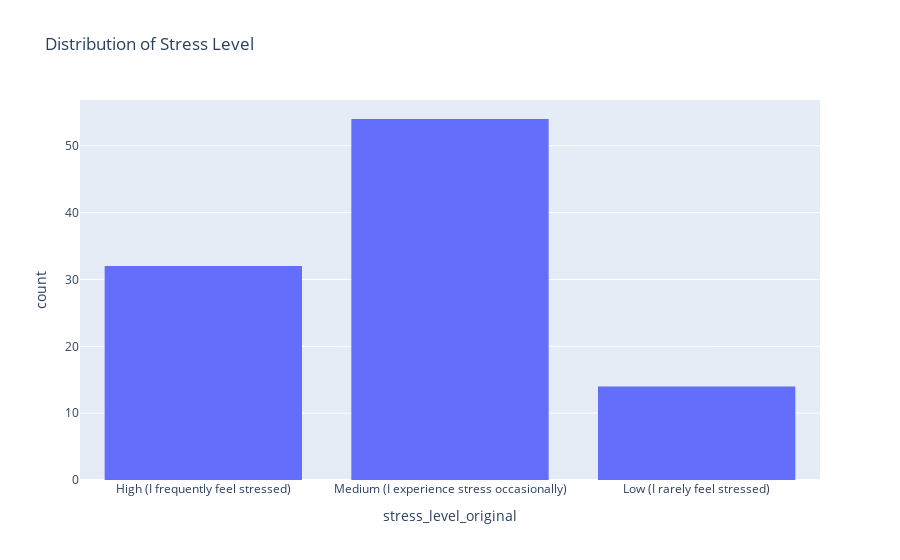

Source (notebook cell):
### Code cell
# Distribution of Stress Level
fig = px.histogram(df, x='stress_level_original', title='Distribution of Stress Level')
fig.show()

### Figure 1 — Plotly figure (JSON) as saved in the notebook; plotly's stock layout.template omitted (floating-point values rounded to 4 significant figures)
{"data": [{"alignmentgroup": "True", "bingroup": "x", "hovertemplate": "stress_level_original=%{x}<br>count=%{y}<extra></extra>", "legendgroup": "", "marker": {"color": "#636efa", "pattern": {"shape": ""}}, "name": "", "offsetgroup": "", "orientation": "v", "showlegend": false, "type": "histogram", "x": ["High (I frequently feel stressed)", "Medium (I experience stress occasionally)", "Medium (I experience stress occasionally)", "Low (I rarely feel stressed)", "Medium (I experience stress occasionally)", "Medium (I experience stress occasionally)", "Medium (I experience stress occasionally)", "High (I frequently feel stressed)", "Medium (I experience stress occasionally)", "Medium (I experience stress occasionally)", "Medium (I experience stress occasionally)", "High (I frequently feel stressed)", "Medium (I experience stress occasionally)", "High (I frequently feel stressed)", "Medium (I experience stress occasionally)", "Medium (I experience stress occasionally)", "Medium (I experience stress occasionally)", "Medium (I experience stress occasionally)", "High (I frequently feel stressed)", "High (I frequently feel stressed)", "High (I frequently feel stressed)", "Medium (I experience stress occasionally)", "Low (I rarely feel stressed)", "High (I frequently feel stressed)", "Medium (I experience stress occasionally)", "Medium (I experience stress occasionally)", "Medium (I experience stress occasionally)", "Low (I rarely feel stressed)", "High (I frequently feel stressed)", "Medium (I experience stress occasionally)", "Low (I rarely feel stressed)", "High (I frequently feel stressed)", "Medium (I experience stress occasionally)", "Medium (I experience stress occasionally)", "High (I frequently feel stressed)", "High (I frequently feel stressed)", "Low (I rarely feel stressed)", "Medium (I experience stress occasionally)", "Medium (I experience stress occasionally)", "High (I frequently feel stressed)", "Medium (I experience stress occasionally)", "Medium (I experience stress occasionally)", "Medium (I experience stress occasionally)", "Low (I rarely feel stressed)", "Medium (I experience stress occasionally)", "Medium (I experience stress occasionally)", "Medium (I experience stress occasionally)", "High (I frequently feel stressed)", "High (I frequently feel stressed)", "High (I frequently feel stressed)", "Low (I rarely feel stressed)", "Medium (I experience stress occasionally)", "Low (I rarely feel stressed)", "High (I frequently feel stressed)", "Medium (I experience stress occasionally)", "Medium (I experience stress occasionally)", "Medium (I experience stress occasionally)", "Medium (I experience stress occasionally)", "Medium (I experience stress occasionally)", "Low (I rarely feel stressed)", "High (I frequently feel stressed)", "Medium (I experience stress occasionally)", "Medium (I experience stress occasionally)", "Medium (I experience stress occasionally)", "High (I frequently feel stressed)", "Medium (I experience stress occasionally)", "Medium (I experience stress occasionally)", "Medium (I experience stress occasionally)", "High (I frequently feel stressed)", "Low (I rarely feel stressed)", "High (I frequently feel stressed)", "High (I frequently feel stressed)", "High (I frequently feel stressed)", "High (I frequently feel stressed)", "High (I frequently feel stressed)", "High (I frequently feel stressed)", "Low (I rarely feel stressed)", "Medium (I experience stress occasionally)", "High (I frequently feel stressed)", "Medium (I experience stress occasionally)", "High (I frequently feel stressed)", "Low (I rarely feel stressed)", "Medium (I experience stress occasionally)", "Medium (I experience stress occasionally)", "Medium (I experience stress occasionally)", "High (I frequently feel stressed)", "High (I frequently feel stressed)", "Medium (I experience stress occasionally)", "Medium (I experience stress occasionally)", "High (I frequently feel stressed)", "Medium (I experience stress occasionally)", "Medium (I experience stress occasionally)", "Medium (I experience stress occasionally)", "Low (I rarely feel stressed)", "Medium (I experience stress occasionally)", "High (I frequently feel stressed)", "Medium (I experience stress occasionally)", "Medium (I experience stress occasionally)", "Medium (I experience stress occasionally)", "Low (I rarely feel stressed)"], "xaxis": "x", "yaxis": "y"}], "layout": {"barmode": "relative", "legend": {"tracegroupgap": 0}, "title": {"text": "Distribution of Stress Level"}, "xaxis": {"anchor": "y", "domain": [0, 1], "title": {"text": "stress_level_original"}}, "yaxis": {"anchor": "x", "domain": [0, 1], "title": {"text": "count"}}}}
